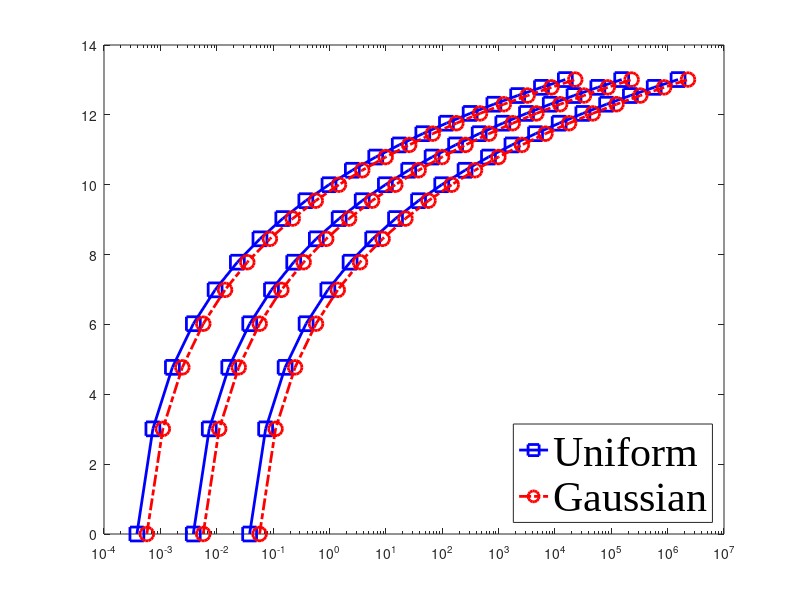

The MATLAB source for this figure: (Note: this script raises an error after producing the figure.)
% Paper: M.F.A. Ahmed and S.A. Vorobyov, "Collaborative beamforming for
% wireless sensor networks with Gaussian distributed sensor nodes," IEEE
% Trans. Wireless Communications, vol. 8, no. 2, pp.638-643, Feb. 2009.
% Fig 6: The upper bound on the sidelobe maximum with a given outage
% probability Prout for both uniform and Gaussian spatial distributions: N
% = 16. 
%
% 
% 
% N : Number of sensor nodes
% R : Cluster radius
% V : Vairiance of the Gaussian spatial distribution corresponding to
% cluster radius R
% phi : The azimuth angle.
% P0 : Power level.
% P0dB : Power level in dB.
% P_out : Outage probability.


clear;clc
N = 16;
P0=1:20; % = 6:12 dB
P0dB=10*log10(P0);

%%%%%%%%%%%%%%%%%%%%%%%%%%%%%
P_out = 0.001;
R1 = P_out./(4*sqrt(pi*P0).*exp(-P0));
sigma1 = P_out./(8*sqrt(pi*P0).*exp(-P0));
%%%%%%%%%%%%%%%%%%%%%%%%%%%%%
P_out=.01;
R2=P_out./(4*sqrt(pi*P0).*exp(-P0));
sigma2=P_out./(8*sqrt(pi*P0).*exp(-P0));
%%%%%%%%%%%%%%%%%%%%%%%%%%%%%
P_out=.1;
R3=P_out./(4*sqrt(pi*P0).*exp(-P0));
sigma3=P_out./(8*sqrt(pi*P0).*exp(-P0));


%   - - - Ploting the figure - - -

%% Create figure
figure1 = figure;

%% Create axes
axes1 = axes(...
    'FontName','Times New Roman',...
    'FontSize',30,...
    'XMinorGrid','on',...
    'Parent',figure1);

%% Create semilogx
semilogx1 = semilogx(...
    R1,P0dB,...
    'LineWidth',2,...
    'Color','b',...
    'Marker','square',...
    'MarkerSize',10,...
    'Parent',axes1,...
    'DisplayName','Uniform');
hold
%% Create semilogx
semilogx2 = semilogx(...
    3*sigma1,P0dB,...
    'LineStyle','-.',...
    'LineWidth',2,...
    'Color','r',...
    'Marker','o',...
    'MarkerSize',10,...
    'Parent',axes1,...
    'DisplayName','Gaussian');

%% Create semilogx
semilogx3 = semilogx(...
    R2,P0dB,...
    'LineWidth',2,...
    'Color','b',...
    'Marker','square',...
    'MarkerSize',10,...
    'Parent',axes1);

%% Create semilogx
semilogx4 = semilogx(...
    3*sigma2,P0dB,...
    'LineStyle','-.',...
    'LineWidth',2,...
    'Color','r',...
    'Marker','o',...
    'MarkerSize',10,...
    'Parent',axes1);

%% Create semilogx
semilogx5 = semilogx(...
    R3,P0dB,...
    'LineWidth',2,...
    'Color','b',...
    'Marker','square',...
    'MarkerSize',10,...
    'Parent',axes1);

%% Create semilogx
semilogx6 = semilogx(...
    3*sigma3,P0dB,...
    'LineStyle','-.',...
    'LineWidth',2,...
    'Color','r',...
    'Marker','o',...
    'MarkerSize',10,...
    'Parent',axes1);

%% Create legend
legend1 = legend(...
    axes1,{'Uniform','Gaussian'},...
    'FontName','Times New Roman',...
    'FontSize',30,...
    'Location','SouthEast');

%% Create textbox
annotation1 = annotation(...
    figure1,'textbox',...
    'Position',[0.135 0.6306 0.2256 0.08859],...
    'LineStyle','none',...
    'FitHeightToText','off',...
    'FontName','Times New Roman',...
    'FontSize',25,...
    'String',{'P_{out} = 0.1%'});

%% Create textbox
annotation2 = annotation(...
    figure1,'textbox',...
    'Position',[0.3791 0.3108 0.2256 0.08859],...
    'LineStyle','none',...
    'FitHeightToText','off',...
    'FontName','Times New Roman',...
    'FontSize',25,...
    'String',{'P_{out} = 10%'});

%% Create textbox
annotation3 = annotation(...
    figure1,'textbox',...
    'Position',[0.2532 0.4175 0.2256 0.08859],...
    'LineStyle','none',...
    'FitHeightToText','off',...
    'FontName','Times New Roman',...
    'FontSize',25,...
    'String',{'P_{out} = 1%'});


xlabel(axes1,'Normalized Radius R/\lambda = 3 \sigma');
ylabel(axes1,'Normalized Sidelobe Level NP_{0} [dB]');
xlim(axes1,[1 1000]);
grid on

